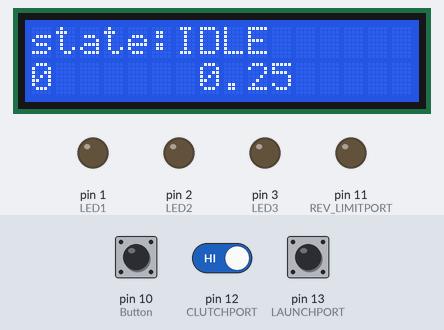
The sketch below on a simulated Arduino Uno, built with avr-gcc and run on an emulated ATmega328P. On the bench: 16×2 character LCD, output pins drawn as LEDs (lit = HIGH). The inputs (shaded band) are chosen by the test bench; at power-on: pin 13 (LAUNCHPORT) HIGH, pin 10 (Button) HIGH, pin 12 (CLUTCHPORT) HIGH.

Above: at 1.2 s.
1.3 s: pin 13 (LAUNCHPORT) pulled LOW for 0.15 s
At 1.48 s:
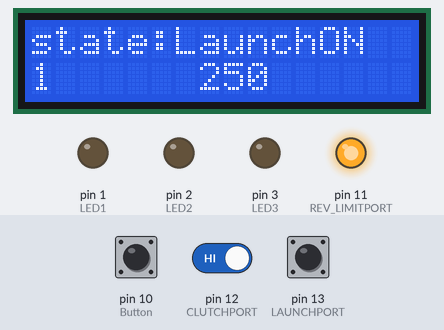
4.4 s: pin 10 (Button) pulled LOW for 1 s
At 6.4 s:
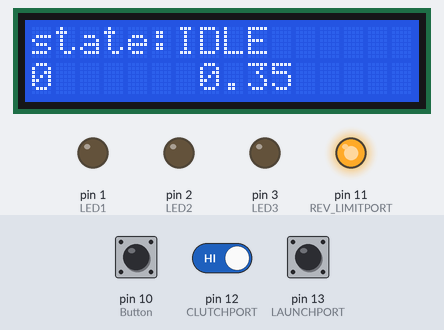
6.9 s: pin 13 (LAUNCHPORT) pulled LOW for 1 s
At 7.08 s:
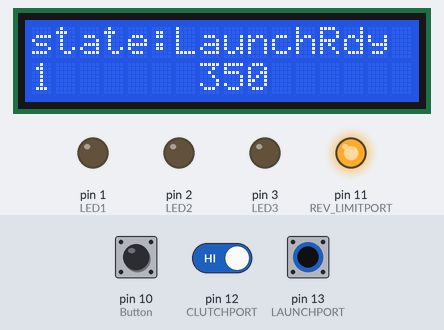
9.4 s: pin 10 (Button) pulled LOW for 0.15 s
At 10.9 s:
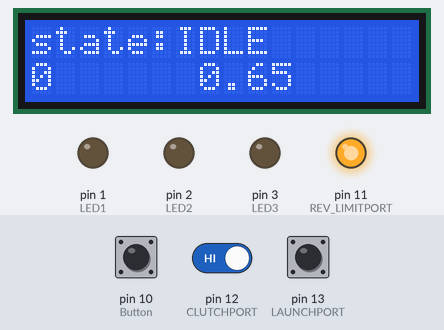
11.2 s: pin 12 (CLUTCHPORT) driven LOW and pin 13 (LAUNCHPORT) driven LOW
At 12.8 s:
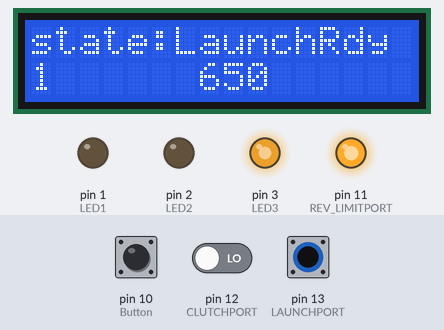
14.2 s: pin 12 (CLUTCHPORT) driven HIGH
At 15.7 s:
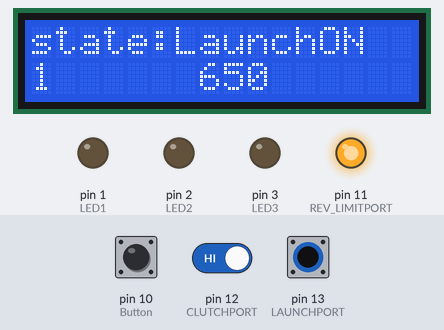
Timing chart, 0 to 17.2 s (numbered marks = the images above; inputs shaded):
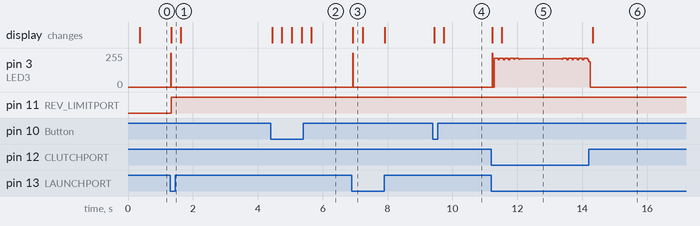

The sketch:

Launch_v11.ino
```cpp
//By: Dae Kim
//#include <TimedAction.h> // include Protothreading
#include <LiquidCrystal.h> //include LicquidCrystal Library


//I/O port setup
#define LED1 1
#define LED2 2
#define LED3 3
#define Button 10
#define REV_LIMITPORT 11
#define CLUTCHPORT 12
#define LAUNCHPORT 13

int l_delay = 250;

//variable for state
int state = 0;//current state

//LCD panel set-up
LiquidCrystal lcd(8, 9, 4, 5, 6, 7);

/*
//LED functions
void S_Blink() // Sustain Blink
{
    digitalWrite (LED1, HIGH);
    digitalWrite (LED2, HIGH);
    digitalWrite (LED3, HIGH);
    delay(300); //delay for 0.1 seconds
    digitalWrite (LED1, LOW);
    digitalWrite (LED2, LOW);
    digitalWrite (LED3, LOW);
    delay (300);
}

void Walk_LED() //Walking LED for Wait
{
  digitalWrite(LED1, LOW);
  digitalWrite(LED2, LOW);
  digitalWrite(LED3, LOW);
  delay(10);
  digitalWrite(LED1, HIGH);
  delay(500);
  digitalWrite(LED1, LOW);
  digitalWrite(LED2, HIGH);
  delay(500);
  digitalWrite(LED2, LOW);
  digitalWrite(LED3, HIGH);
  delay(500);
  digitalWrite(LED3, LOW);
  delay(10);
}

void LR_Blink() //Launch Ready state Blink
{
  digitalWrite(LED1, HIGH);
  delay(300);
  digitalWrite(LED1, LOW);
  delay(300);
}
*/

void setup() {
//Pin settings
pinMode(LED1, OUTPUT);
pinMode(LED2, OUTPUT);
pinMode(LED3, OUTPUT);
pinMode(Button, INPUT);
pinMode (REV_LIMITPORT, OUTPUT); //Output to ECU Launch Control
pinMode (CLUTCHPORT, INPUT); //Clutch switch
pinMode (LAUNCHPORT, INPUT); //Launch Control switch

//Enable pull-up resistor
digitalWrite(Button, HIGH);
digitalWrite(LAUNCHPORT, HIGH);
digitalWrite(CLUTCHPORT, HIGH);

// set up the LCD's number of columns and rows:
lcd.begin(16, 2);

}


void loop() {

while(state == 0){ //Idle mode (waiting for launch control switch to be ON)

  if (digitalRead(LAUNCHPORT) == LOW){
    state = state +1;
  }

  if (digitalRead(Button) == LOW){ //add 5 hundreth of a second to the delay for each button push
    l_delay = l_delay + 50;
    delay (10);

    if (l_delay >= 1000){
      l_delay = 0;
    }
  }

  digitalWrite(LED1, LOW);
  digitalWrite(LED2, LOW);
  digitalWrite(LED3, LOW);
  delay(2);
  digitalWrite(LED3, LOW);

  lcd.clear();
  lcd.setCursor(0, 0);
  lcd.print("state:IDLE");
  lcd.setCursor(0, 1);
  lcd.print(state);
  lcd.setCursor(7, 1);
  lcd.print("0.");
  lcd.setCursor(9, 1);
  lcd.print(l_delay/10);
  delay(7);

}

while (state == 1){ //Launch Control ready mode, waiting for clutch release (If the clutch is letgo before launching wait 4ms then turn off the switch and then back on)
    digitalWrite(LED1, LOW);
    digitalWrite(LED2, LOW);
    digitalWrite(LED3, LOW);
    delay(2);
    digitalWrite(LED3, HIGH);
    lcd.clear();
    lcd.setCursor(0, 0);
    lcd.print("state:LaunchRdy");
    lcd.setCursor(0,1);
    lcd.print(state);
    lcd.setCursor(7,1);
    lcd.print(l_delay);
    delay(5);

    if (digitalRead(LAUNCHPORT) == HIGH)
      state = 0;

  while(digitalRead(CLUTCHPORT) == HIGH && digitalRead(LAUNCHPORT) == LOW){
      digitalWrite(REV_LIMITPORT, HIGH);
      digitalWrite(LED1, LOW);
      digitalWrite(LED2, LOW);
      digitalWrite(LED3, LOW);
      lcd.clear();
      lcd.setCursor(0, 0);
      lcd.print("state:LaunchON");
      lcd.setCursor(0, 1);
      lcd.print(state);
      lcd.setCursor(7,1);
      lcd.print(l_delay);
      delay(5);

       if (digitalRead(LAUNCHPORT) == HIGH)
        state = 0;

      if (digitalRead(CLUTCHPORT) == LOW){
        state = state +1;
      }
  }

}

while (state == 2){ //Sustain mode
      lcd.clear();
      lcd.setCursor(0, 0);
      lcd.print("state:Sustain");
      lcd.setCursor(0, 1);
      lcd.print(state);
      delay(l_delay); //delay is tenth of a second
      state = state +1;

      if (digitalRead(LAUNCHPORT) == HIGH) //
        state = 0;

}

while (state ==3){ //Rev limiter OFF
      digitalWrite(REV_LIMITPORT, LOW);
      delay(10);//delay added just to check that it went to OFF state
      state = state + 1;
}

while (state ==4){ //Wait for the Launch Control to be switched off to go back to ready
      digitalWrite(LED1, LOW);
      digitalWrite(LED2, LOW);
      digitalWrite(LED3, LOW);
      delay(2);
      digitalWrite(LED3, HIGH);
      lcd.clear();
      lcd.setCursor(0, 0);
      lcd.print("state:Wait");
      lcd.setCursor(0, 1);
      lcd.print(state);
      delay(2);
  while (state == 4){
    digitalWrite (LED3, LOW);
    delay(500);
    digitalWrite (LED3, HIGH);
    delay(500);

    if (digitalRead(LAUNCHPORT) == HIGH){
    state = 0;

  }

  }
}

}
```

Measured:
- after the input at 1.3 s, pin 3 (LED3): 0/255 → 255/255 at once, → 0/255 0.01 s later; pin 11 (REV_LIMITPORT): LOW → HIGH at once; the display: changes at once (image 1)
- after the input at 4.4 s, the display: first changes at once (image 2 shows a later state)
- after the input at 6.9 s, pin 3 (LED3): 0/255 → 255/255 at once, → 0/255 0.01 s later; the display: changes at once (image 3)
- after the input at 9.4 s, the display: first changes at once (image 4 shows a later state)
- after the input at 11.2 s, the display: first changes at once (image 5 shows a later state)
- after the input at 14.2 s, the display: changes after 0.13 s (image 6)
